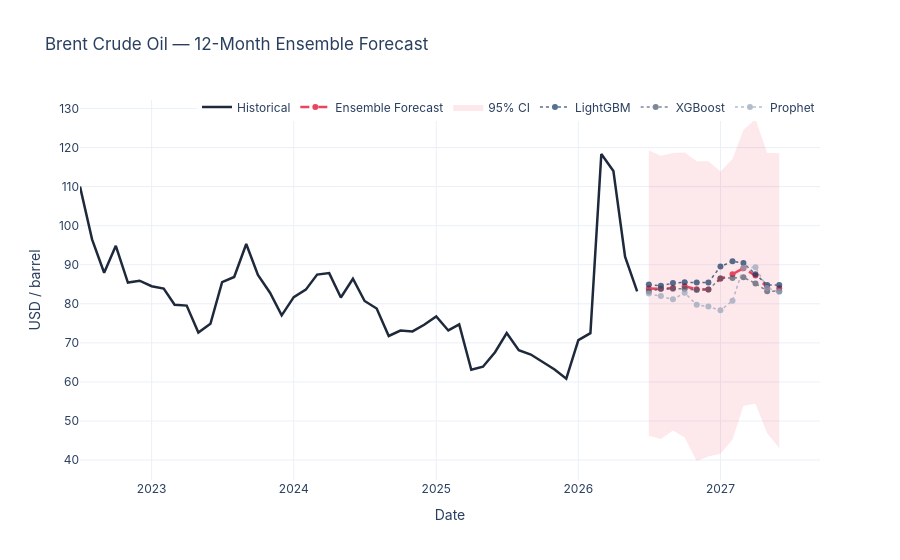

The notebook cell saved with this chart:
### Code cell
# ── Forecast Plot (Plotly Interactive) ──
hist_tail = monthly[TARGET].iloc[-48:]

fig = go.Figure()
fig.add_trace(go.Scatter(x=hist_tail.index, y=hist_tail.values,
                          name='Historical', line=dict(color='#1e293b', width=2.5)))
fig.add_trace(go.Scatter(x=fc_df.index, y=fc_df['Ensemble'],
                          name='Ensemble Forecast',
                          line=dict(color='#e94560', width=2.5, dash='dash')))
fig.add_trace(go.Scatter(
    x=list(fc_df.index) + list(fc_df.index[::-1]),
    y=list(fc_df['CI_upper']) + list(fc_df['CI_lower'][::-1]),
    fill='toself', fillcolor='rgba(233,69,96,0.12)',
    line=dict(color='rgba(0,0,0,0)'), name='95% CI'))
for mdl, color in [('LightGBM','#0f3460'), ('XGBoost','#475569'), ('Prophet','#94a3b8')]:
    fig.add_trace(go.Scatter(x=fc_df.index, y=fc_df[mdl], name=mdl,
                              line=dict(color=color, width=1.5, dash='dot'), opacity=0.7))

fig.update_layout(
    title='Brent Crude Oil — 12-Month Ensemble Forecast',
    xaxis_title='Date', yaxis_title='USD / barrel',
    template='plotly_white', hovermode='x unified',
    legend=dict(orientation='h', y=1.02, xanchor='right', x=1),
    font=dict(family='Inter, sans-serif', size=12)
)
fig.write_html('output/forecast_interactive.html')
fig.show()

print('Interactive chart saved to output/forecast_interactive.html')
